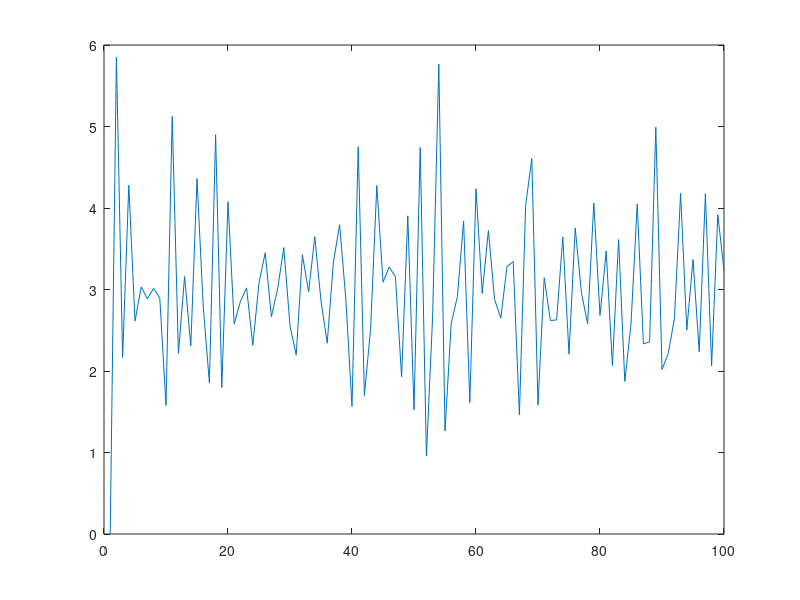

MATLAB code for this plot: (Note: this script raises an error after producing the figure.)
clc
clear
close all

trials = 250; % number of trials

% row 1: PI controller
% row 2: Optimal Controller with Observer
% row 3: Optimal Controller with Time-Varying Kalman Filter
% row 4: Optimal Controller with Steady-State Kalman Filter
% row 5: Model Predictive Controller
muE = zeros([5, trials]);
stdE = zeros([5, trials]);

% Optimal controller parameters
Q = 100;
R = 1;

% Standard Deviation of Gaussian noise
sigma = sqrt(0.5);
Wvar = sigma^2;
Vvar = sigma^2;

for i = 1:trials
disp("i = " + i);
N = 100; % number of time steps

E = zeros([1 N]); % energy (in kWh) stored over time
E(1) = 0; % initial energy stored in kWh
Es = zeros([1 N]); % energy provided by solar system into battery (in kWh)

% Input and output constraints
Esmin = -2;
Esmax = 2;
dEsmax = 2;
E_min = 1;
E_max = 6;

% PI CONTROLLER

% PI controller gains
Kp = 1;
Ki = 1;

Ed = 3; % setpoint
intD = 0; % integral of difference
for k = 1:(N - 1)
    D = Ed - E(k); % difference
    intD = intD + D; % integral of difference

    Es(k) = Kp*D + Ki*intD;
    El = randn*sigma; % disturbance/noise

    E(k + 1) = E(k) + Es(k) - El;
end

% Mean Absolute Error (MAE) and Root Mean Square Error (RMSE)
muE(1, i) = mean(abs(E - Ed));
stdE(1, i) = sqrt(mean((E - Ed).^2));

if (i == 1)
% PI Control Output Plot
figure
plot(1:N, E);
title("PI Control (Variance = " + sigma^2 + "), MATLAB");
grid on
axis([1, N, 0, 7])
hold on
plot([1, N], [E_min, E_min]);
plot([1, N], [E_max, E_max]);
plot([1, N], [Ed, Ed]);
legend(["E(k)", "E_{min}", "E_{max}", "E_{set}"], 'location', 'best');
xlabel("k")
ylabel("Energy [kWh]")
hold off

% PI Control Input Plot
figure
plot(1:N, Es);
title("PI Control Input (Wvar = " + Wvar + ", Wvar = " + Vvar + "), MATLAB");
grid on
hold on
axis([1, N, 1.1*Esmin, 1.1*Esmax])
plot([1, N], [Esmin, Esmin]);
plot([1, N], [Esmax, Esmax]);
legend(["Es(k)", "Es_{min}", "Es_{max}"], 'location', 'best');
xlabel("k")
ylabel("Input Energy [kWh]")
hold off

% PI Control Delta-Input Plot
figure
plot(2:N, abs(Es(2:end) - Es(1:(end-1))));
title("PI Control Input Rate of Change (Wvar = " + Wvar + ", Wvar = " + Vvar + "), MATLAB");
grid on
hold on
axis([2, N, 0, 1.1*dEsmax])
plot([2, N], [dEsmax, dEsmax]);
legend(["\DeltaEs(k)", "\DeltaEs_{max}"], 'location', 'best');
xlabel("k")
ylabel("Rate of Change of Input Energy [kWh]")
hold off
end

% Optimal Control with Observer (OCO)
% Observer gain
L = 1;

Sinf = (Q + sqrt(Q^2 + 4*Q*R))/2;
pinf = -Ed * Q * (R + Sinf)/Sinf;
Kinf = Sinf/(R + Sinf);
Kcinf = -pinf/(R + Sinf);

E_opt = zeros([1, N]);
E_opt(1) = E(1);

E_opt_hat = zeros([1, N]);
E_opt_hat(1) = E(1);

Es_opt = zeros([1, N]);
for k = 1:(N - 1)
    Es_opt(k) = -Kinf * E_opt_hat(k) + Kcinf;
    El = randn*sigma;

    E_opt(k + 1) = E_opt(k) + Es_opt(k) - El;
    E_opt_hat(k + 1) = E_opt_hat(k) + Es_opt(k) + L*(E_opt(k) - E_opt_hat(k));
end

% Mean Absolute Error (MAE) and Root Mean Square Error (RMSE)
muE(2, i) = mean(abs(E_opt - Ed));
stdE(2, i) = sqrt(mean((E_opt - Ed).^2));

if(i == 1)
% OCO Output Plot
figure
plot(1:N, E_opt);
title("Optimal Control with Observer (OCO) (Variance = " + sigma^2 + "), MATLAB");
grid on
axis([1, N, 0, 7])
hold on
plot([1, N], [E_min, E_min]);
plot([1, N], [E_max, E_max]);
plot([1, N], [Ed, Ed]);
legend(["E(k)", "E_{min}", "E_{max}", "E_{set}"], 'location', 'best');
xlabel("k")
ylabel("Energy [kWh]")
hold off

% OCO Input Plot
figure
plot(1:N, Es_opt);
title("OCO Input (Wvar = " + Wvar + ", Wvar = " + Vvar + "), MATLAB");
grid on
hold on
axis([1, N, 1.1*Esmin, 1.1*Esmax])
plot([1, N], [Esmin, Esmin]);
plot([1, N], [Esmax, Esmax]);
legend(["Es(k)", "Es_{min}", "Es_{max}"], 'location', 'best');
xlabel("k")
ylabel("Input Energy [kWh]")
hold off

% OCO Delta-Input Plot
figure
plot(2:N, abs(Es_opt(2:end) - Es_opt(1:(end-1))));
title("OCO Input Rate of Change (Wvar = " + Wvar + ", Wvar = " + Vvar + "), MATLAB");
grid on
hold on
axis([2, N, 0, 1.1*dEsmax])
plot([2, N], [dEsmax, dEsmax]);
legend(["\DeltaEs(k)", "\DeltaEs_{max}"], 'location', 'best');
xlabel("k")
ylabel("Rate of Change of Input Energy [kWh]")
hold off
end

% Optimal Control with Time-varying Kalman Filter (OCTVKF)
P = zeros([N 2]); % column 1 = a priori, column 2 = a posteriori
Kk = zeros([1 N]);
E_opt2 = zeros([1, N]);
E_opt2(1) = E(1);
E_hat = zeros([N, 2]); % column 1 = a priori, column 2 = a posteriori
E_hat(1, 2) = E(1);
y = zeros([1, N]);

Es_opt = zeros([1 N]);
for k = 2:N
    % Kalman filtering
    P(k, 1) = P(k-1, 2) + Wvar;
    Kk(k) = P(k, 1)/(Vvar + P(k, 1));
    P(k, 2) = (1 - Kk(k))*P(k, 1);

    Es_opt(k-1) = -Kinf*E_hat(k-1, 2) + Kcinf;
    E_opt2(k) = E_opt2(k-1) + Es_opt(k-1) + randn*sqrt(Wvar);

    % More Kalman filtering
    y(k) = E_opt2(k) + randn*sqrt(Vvar);
    E_hat(k, 1) = E_hat(k-1, 2) + Es_opt(k-1);
    E_hat(k, 2) = E_hat(k, 1) + Kk(k)*(y(k) - E_hat(k, 1));
end

% Mean Absolute Error (MAE) and Root Mean Square Error (RMSE)
muE(3, i) = mean(abs(E_opt2 - Ed));
stdE(3, i) = sqrt(mean((E_opt2 - Ed).^2));

if (i == 1)
% OCTVKF Output Plot
figure
plot(1:N, E_opt2);
title("Optimal Control with Time-Varying Kalman Filter (Wvar = " + Wvar + ", Wvar = " + Vvar + "), MATLAB");
grid on
axis([1, N, 0, 7])
hold on
plot([1, N], [E_min, E_min]);
plot([1, N], [E_max, E_max]);
plot([1, N], [Ed, Ed]);
legend(["E(k)", "E_{min}", "E_{max}", "E_{set}"], 'location', 'best');
xlabel("k")
ylabel("Energy [kWh]")
hold off

% OCTVKF Input Plot
figure
plot(1:N, Es_opt);
title("OCTVKF Input (Wvar = " + Wvar + ", Wvar = " + Vvar + "), MATLAB");
grid on
hold on
axis([1, N, 1.1*Esmin, 1.1*Esmax])
plot([1, N], [Esmin, Esmin]);
plot([1, N], [Esmax, Esmax]);
legend(["Es(k)", "Es_{min}", "Es_{max}"], 'location', 'best');
xlabel("k")
ylabel("Input Energy [kWh]")
hold off

% OCTVKF Delta-Input Plot
figure
plot(2:N, abs(Es_opt(2:end) - Es_opt(1:(end-1))));
title("OCTVKF Input Rate of Change (Wvar = " + Wvar + ", Wvar = " + Vvar + "), MATLAB");
grid on
hold on
axis([2, N, 0, 1.1*dEsmax])
plot([2, N], [dEsmax, dEsmax]);
legend(["\DeltaEs(k)", "\DeltaEs_{max}"], 'location', 'best');
xlabel("k")
ylabel("Rate of Change of Input Energy [kWh]")
hold off
end

% Optimal Control with Steady-State Kalman Filter (OCSSKF)
Pinf = (Wvar + sqrt(Wvar + 4*Vvar))/2;
Kkinf = Pinf/(Vvar + Pinf);

E_opt3 = zeros([1, N]);
E_opt3(1) = E(1);

Es_opt = zeros([1 N]);
for k = 2:N
    Es_opt(k-1) = -Kinf*E_hat(k-1, 2) + Kcinf;
    E_opt3(k) = E_opt3(k-1) + Es_opt(k-1) + randn*sqrt(Wvar);
    y(k) = E_opt3(k) + randn*sqrt(Vvar);

    % Steady-state Kalman filtering
    E_hat(k, 1) = E_hat(k-1, 2) + Es_opt(k-1);
    E_hat(k, 2) = E_hat(k, 1) + Kkinf*(y(k) - E_hat(k, 1));
end

% Mean Absolute Error (MAE) and Root Mean Square Error (RMSE)
muE(4, i) = mean(abs(E_opt3 - Ed));
stdE(4, i) = sqrt(mean((E_opt3 - Ed).^2));

if (i == 1)
% OCSSKF Output Plot
figure
plot(1:N, E_opt3);
title("Optimal Control with Steady-State Kalman Filter (Wvar = " + Wvar + ", Wvar = " + Vvar + "), MATLAB");
grid on
axis([1, N, 0, 7])
hold on
plot([1, N], [E_min, E_min]);
plot([1, N], [E_max, E_max]);
plot([1, N], [Ed, Ed]);
legend(["E(k)", "E_{min}", "E_{max}", "E_{set}"], 'location', 'best');
xlabel("k")
ylabel("Energy [kWh]")
hold off

% OCSSKF Input Plot
figure
plot(1:N, Es_opt);
title("OCSSKF Input (Wvar = " + Wvar + ", Wvar = " + Vvar + "), MATLAB");
grid on
hold on
axis([1, N, 1.1*Esmin, 1.1*Esmax])
plot([1, N], [Esmin, Esmin]);
plot([1, N], [Esmax, Esmax]);
legend(["Es(k)", "Es_{min}", "Es_{max}"], 'location', 'best');
xlabel("k")
ylabel("Input Energy [kWh]")
hold off

% OCSSKF Delta-Input Plot
figure
plot(2:N, abs(Es_opt(2:end) - Es_opt(1:(end-1))));
title("OCSSKF Input Rate of Change (Wvar = " + Wvar + ", Wvar = " + Vvar + "), MATLAB");
grid on
hold on
axis([2, N, 0, 1.1*dEsmax])
plot([2, N], [dEsmax, dEsmax]);
legend(["\DeltaEs(k)", "\DeltaEs_{max}"], 'location', 'best');
xlabel("k")
ylabel("Rate of Change of Input Energy [kWh]")
hold off
end

% Model Predictive Controller (MPC)
Ts = 0.01; % Sample Time
mInfo = [Ts, 1, 1, 0, 1, 1, 0]; % first row of the system in MOD format
phi = 1;
gamma = [1, -1];
C = 1;
D = [0, 0];
model = ss2mod(phi, gamma, C, D, mInfo);

r = Ed*ones([N+1, 1]); % command
Hu = 5; % control horizon
Hp = 10; % prediction horizon
TF = N*Ts; % final time

% input and output constraints
Ucon = [Esmin*ones([N+1, 1]), Esmax*ones([N+1, 1]), dEsmax*ones([N+1, 1])];
Ycon = [E_min*ones([N+1, 1]), E_max*ones([N+1, 1])];

% estimator gain
Kest = smpcest(model, Wvar, Vvar);

% Gaussian noise disturbance
w = sqrt(Wvar)*randn([N+1, 1]);

% MPC simulation
[yp, u, ~] = scmpc(model, model, Q, R, Hu, Hp, TF, r, Ucon, Ycon, Kest, 0, [], w);
clc
%{
M = min(size(yp, 1), N+1);
yp = yp(1:M);
u = u(1:M);
%}

% Mean Absolute Error (MAE) and Root Mean Square Error (RMSE)
muE(5, i) = mean(abs(yp - Ed));
stdE(5, i) = sqrt(mean((yp - Ed).^2));

if (i == 1)
% MPC Output Plot
figure
plot(0:N, [yp, r]);
title("Model Predictive Controller (Wvar = " + Wvar + ", Wvar = " + Vvar + "), MATLAB");
grid on
axis([1, N, 0, 7])
hold on
plot([0, N], [E_min, E_min]);
plot([0, N], [E_max, E_max]);
legend(["E(k)", "E_{set}", "E_{min}", "E_{max}"], 'location', 'best');
xlabel("k")
ylabel("Energy [kWh]")
hold off

% MPC Input Plot
figure
plot(0:N, u);
title("MPC Control Input (Wvar = " + Wvar + ", Wvar = " + Vvar + "), MATLAB");
grid on
hold on
axis([0, N, 1.1*Esmin, 1.1*Esmax])
plot([0, N], [Esmin, Esmin]);
plot([0, N], [Esmax, Esmax]);
legend(["Es(k)", "Es_{min}", "Es_{max}"], 'location', 'best');
xlabel("k")
ylabel("Input Energy [kWh]")
hold off

% MPC Input Rate of Change Plot
figure
plot(1:N, abs(u(2:end) - u(1:(end-1))));
title("MPC Input Rate of Change (Wvar = " + Wvar + ", Wvar = " + Vvar + "), MATLAB");
grid on
hold on
axis([1, N, 0, 1.1*dEsmax])
plot([1, N], [dEsmax, dEsmax]);
legend(["\DeltaEs(k)", "\DeltaEs_{max}"], 'location', 'best');
xlabel("k")
ylabel("Rate of Change of Input Energy [kWh]")
hold off
end

end

% Mean Errors
fprintf("Average MAE for PI Controller: %f\n", mean(muE(1, :)));
fprintf("Average MAE for Optimal Controller with Observer: %f\n", mean(muE(2, :)));
fprintf("Average MAE for Optimal Controller with Time-Varying Kalman Filter: %f\n", mean(muE(3, :)));
fprintf("Average MAE for Optimal Controller with Steady-State Kalman Filter: %f\n", mean(muE(4, :)));
fprintf("Average MAE for Model Predictive Controller: %f\n\n", mean(muE(5, :)));

% RMSEs
fprintf("Average RMSE for PI Controller: %f\n", mean(stdE(1, :)));
fprintf("Average RMSE for Optimal Controller with Observer: %f\n", mean(stdE(2, :)));
fprintf("Average RMSE for Optimal Controller with Time-Varying Kalman Filter: %f\n", mean(stdE(3, :)));
fprintf("Average RMSE for Optimal Controller with Steady-State Kalman Filter: %f\n", mean(stdE(4, :)));
fprintf("Average RMSE for Model Predictive Controller: %f\n", mean(stdE(5, :)));